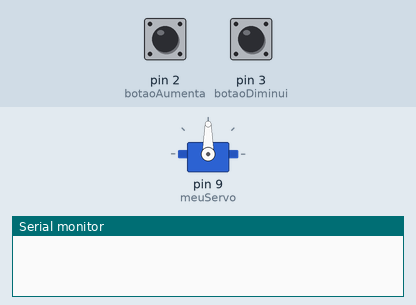
This sketch was run on a simulated Arduino Uno, built with avr-gcc and run on an emulated ATmega328P. On the bench: servo, the last lines printed to the serial monitor. The inputs (shaded band) are chosen by the test bench; at power-on: pin 2 (botaoAumenta) LOW, pin 3 (botaoDiminui) LOW.

Above: at 1.2 s.
1.3 s: pin 2 (botaoAumenta) pulled HIGH for 0.15 s
At 2.5 s:
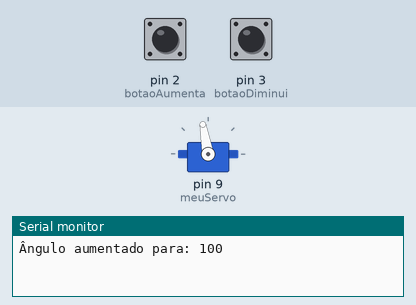
2.9 s: pin 3 (botaoDiminui) pulled HIGH for 0.15 s
At 3.9 s:
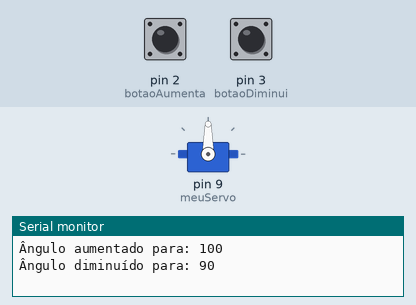
4.5 s: pin 3 (botaoDiminui) pulled HIGH for 1 s
At 5.2 s:
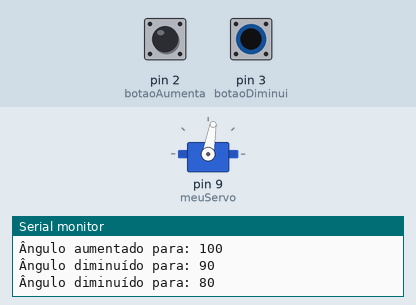
7.0 s: pin 3 (botaoDiminui) pulled HIGH for 0.15 s
At 8.2 s:
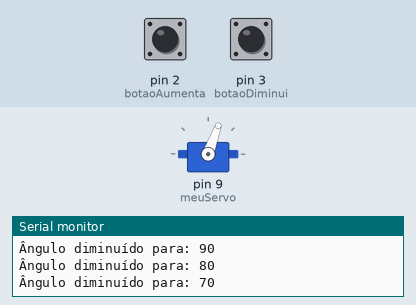
8.6 s: pin 2 (botaoAumenta) pulled HIGH for 1 s
At 9.6 s:
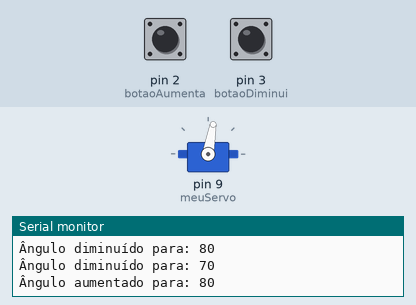
11.1 s: pin 3 (botaoDiminui) pulled HIGH for 3.2 s
At 11.5 s:
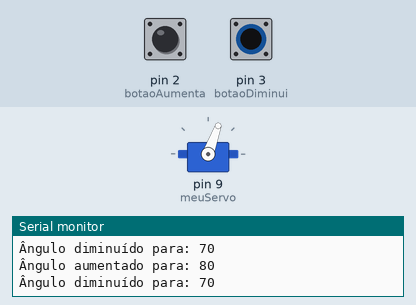
Timing chart, 0 to 14.1 s (numbered marks = the images above; inputs shaded):
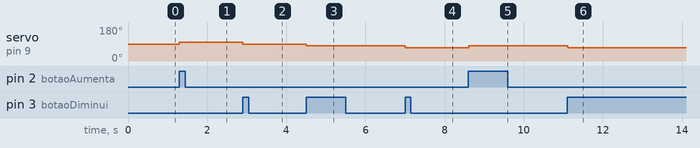

Measured:
- after the input at 1.3 s, servo on pin 9 (meuServo): 90° → 100° at once
- after the input at 2.9 s, servo on pin 9 (meuServo): 100° → 90° at once
- after the input at 4.5 s, servo on pin 9 (meuServo): 90° → 80° at once
- after the input at 7.0 s, servo on pin 9 (meuServo): 80° → 70° at once
- after the input at 8.6 s, servo on pin 9 (meuServo): 70° → 80° at once
- after the input at 11.1 s, servo on pin 9 (meuServo): 80° → 70° at once

The sketch:

3.ino
```cpp
//Controle de ângulo com dois botões:
//Monte um sistema com um servo motor e dois botões. Um botão deve aumentar o ângulo do servo, enquanto o outro botão deve diminuir esse ângulo.

#include <Servo.h>  // Inclui biblioteca para controle do servo

Servo meuServo;  // Cria objeto para o servo motor

const int botaoAumenta = 2;  // Botão de aumentar ângulo no pino D2
const int botaoDiminui = 3;  // Botão de diminuir ângulo no pino D3

int angulo = 90;  // Servo começa no meio, em 90°
bool estadoAnteriorAumenta = LOW;  // Estado anterior do botão de aumentar
bool estadoAnteriorDiminui = LOW;  // Estado anterior do botão de diminuir

void setup() {
  meuServo.attach(9);  // Servo conectado no pino D9
  meuServo.write(angulo);  // Move servo para a posição inicial (90°)

  pinMode(botaoAumenta, INPUT);  // Configura botão de aumentar como entrada
  pinMode(botaoDiminui, INPUT);  // Configura botão de diminuir como entrada

  Serial.begin(9600);  // Inicia comunicação serial
}

void loop() {
  // Lê estados atuais dos botões
  bool estadoAtualAumenta = digitalRead(botaoAumenta);
  bool estadoAtualDiminui = digitalRead(botaoDiminui);

  // Se botão de aumentar foi pressionado (borda de LOW para HIGH)
  if (estadoAnteriorAumenta == LOW && estadoAtualAumenta == HIGH) {
    if (angulo < 180) {  // Garante que o ângulo não passe de 180°
      angulo += 10;  // Aumenta o ângulo em 10°
      meuServo.write(angulo);  // Move o servo para o novo ângulo
      Serial.print("Ângulo aumentado para: ");
      Serial.println(angulo);
    }
  }

  // Se botão de diminuir foi pressionado (borda de LOW para HIGH)
  if (estadoAnteriorDiminui == LOW && estadoAtualDiminui == HIGH) {
    if (angulo > 0) {  // Garante que o ângulo não fique abaixo de 0°
      angulo -= 10;  // Diminui o ângulo em 10°
      meuServo.write(angulo);  // Move o servo para o novo ângulo
      Serial.print("Ângulo diminuído para: ");
      Serial.println(angulo);
    }
  }

  // Atualiza os estados anteriores para a próxima leitura
  estadoAnteriorAumenta = estadoAtualAumenta;
  estadoAnteriorDiminui = estadoAtualDiminui;

  delay(50);  // Pequeno delay para debounce
}
```
